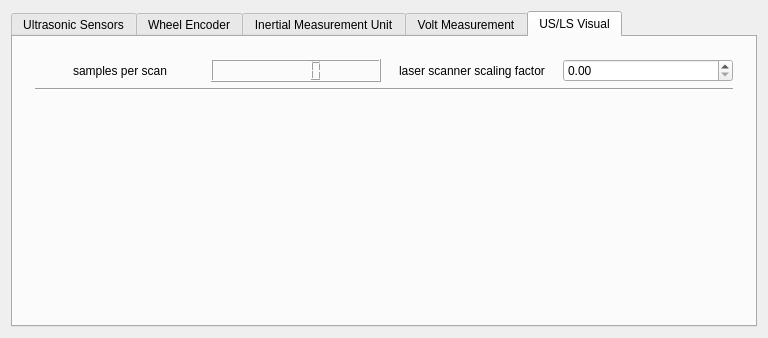
<?xml version="1.0" encoding="UTF-8"?>
<ui version="4.0">
 <class>SensorVisualizationUi</class>
 <widget class="QWidget" name="SensorVisualizationUi">
  <property name="geometry">
   <rect>
    <x>0</x>
    <y>0</y>
    <width>768</width>
    <height>327</height>
   </rect>
  </property>
  <property name="windowTitle">
   <string>Widget</string>
  </property>
  <layout class="QVBoxLayout" name="verticalLayout">
   <item>
    <widget class="QTabWidget" name="tabWidget">
     <property name="currentIndex">
      <number>4</number>
     </property>
     <widget class="QWidget" name="tab">
      <attribute name="title">
       <string>Ultrasonic Sensors</string>
      </attribute>
      <layout class="QGridLayout" name="gridLayout">
       <item row="0" column="6">
        <widget class="QLabel" name="label_us_sr">
         <property name="font">
          <font>
           <pointsize>12</pointsize>
           <weight>75</weight>
           <italic>true</italic>
           <bold>true</bold>
          </font>
         </property>
         <property name="text">
          <string>Side Right</string>
         </property>
         <property name="alignment">
          <set>Qt::AlignCenter</set>
         </property>
        </widget>
       </item>
       <item row="1" column="0">
        <widget class="QLabel" name="label_us_r_distance">
         <property name="text">
          <string>Distance [cm]</string>
         </property>
        </widget>
       </item>
       <item row="0" column="1">
        <widget class="QLabel" name="label_us_sl">
         <property name="font">
          <font>
           <pointsize>12</pointsize>
           <weight>75</weight>
           <italic>true</italic>
           <bold>true</bold>
          </font>
         </property>
         <property name="text">
          <string>Side Left</string>
         </property>
         <property name="alignment">
          <set>Qt::AlignCenter</set>
         </property>
        </widget>
       </item>
       <item row="1" column="5">
        <widget class="QLCDNumber" name="lcdNumber_us_rcr"/>
       </item>
       <item row="0" column="3">
        <widget class="QLabel" name="label_us_rcl">
         <property name="font">
          <font>
           <pointsize>12</pointsize>
           <weight>75</weight>
           <italic>true</italic>
           <bold>true</bold>
          </font>
         </property>
         <property name="text">
          <string>Rear Left</string>
         </property>
         <property name="alignment">
          <set>Qt::AlignCenter</set>
         </property>
        </widget>
       </item>
       <item row="2" column="1">
        <widget class="QLCDNumber" name="lcdNumber_us_update_sl"/>
       </item>
       <item row="2" column="6">
        <widget class="QLCDNumber" name="lcdNumber_us_update_sr"/>
       </item>
       <item row="1" column="6">
        <widget class="QLCDNumber" name="lcdNumber_us_sr"/>
       </item>
       <item row="2" column="5">
        <widget class="QLCDNumber" name="lcdNumber_us_update_rcr"/>
       </item>
       <item row="0" column="4">
        <widget class="QLabel" name="label_us_rc">
         <property name="font">
          <font>
           <pointsize>12</pointsize>
           <weight>75</weight>
           <italic>true</italic>
           <bold>true</bold>
          </font>
         </property>
         <property name="text">
          <string>Rear Center</string>
         </property>
         <property name="alignment">
          <set>Qt::AlignCenter</set>
         </property>
        </widget>
       </item>
       <item row="0" column="5">
        <widget class="QLabel" name="label_us_rcr">
         <property name="font">
          <font>
           <pointsize>12</pointsize>
           <weight>75</weight>
           <italic>true</italic>
           <bold>true</bold>
          </font>
         </property>
         <property name="text">
          <string>Rear Right</string>
         </property>
         <property name="alignment">
          <set>Qt::AlignCenter</set>
         </property>
        </widget>
       </item>
       <item row="2" column="0">
        <widget class="QLabel" name="label_us_r_updaterate">
         <property name="text">
          <string>Update Rate [Hz]</string>
         </property>
        </widget>
       </item>
       <item row="1" column="4">
        <widget class="QLCDNumber" name="lcdNumber_us_rc"/>
       </item>
       <item row="2" column="4">
        <widget class="QLCDNumber" name="lcdNumber_us_update_rc"/>
       </item>
       <item row="2" column="3">
        <widget class="QLCDNumber" name="lcdNumber_us_update_rcl"/>
       </item>
       <item row="1" column="3">
        <widget class="QLCDNumber" name="lcdNumber_us_rcl"/>
       </item>
       <item row="1" column="1">
        <widget class="QLCDNumber" name="lcdNumber_us_sl"/>
       </item>
      </layout>
     </widget>
     <widget class="QWidget" name="tab_2">
      <attribute name="title">
       <string>Wheel Encoder</string>
      </attribute>
      <layout class="QGridLayout" name="gridLayout_2">
       <item row="1" column="2">
        <widget class="QLCDNumber" name="lcdNumber_wheel_right_count"/>
       </item>
       <item row="2" column="1">
        <widget class="QLCDNumber" name="lcdNumber_wheel_left_direction"/>
       </item>
       <item row="1" column="1">
        <widget class="QLCDNumber" name="lcdNumber_wheel_left_count"/>
       </item>
       <item row="0" column="1">
        <widget class="QLabel" name="label_wheel_left">
         <property name="font">
          <font>
           <pointsize>14</pointsize>
           <weight>75</weight>
           <italic>true</italic>
           <bold>true</bold>
          </font>
         </property>
         <property name="text">
          <string>Left</string>
         </property>
         <property name="alignment">
          <set>Qt::AlignCenter</set>
         </property>
        </widget>
       </item>
       <item row="2" column="0">
        <widget class="QLabel" name="label_wheel_direction">
         <property name="font">
          <font>
           <pointsize>16</pointsize>
           <weight>75</weight>
           <italic>true</italic>
           <bold>true</bold>
          </font>
         </property>
         <property name="text">
          <string>Direction</string>
         </property>
        </widget>
       </item>
       <item row="2" column="2">
        <widget class="QLCDNumber" name="lcdNumber_wheel_right_direction"/>
       </item>
       <item row="0" column="2">
        <widget class="QLabel" name="label_wheel_right">
         <property name="font">
          <font>
           <pointsize>14</pointsize>
           <weight>75</weight>
           <italic>true</italic>
           <bold>true</bold>
          </font>
         </property>
         <property name="text">
          <string>Right</string>
         </property>
         <property name="alignment">
          <set>Qt::AlignCenter</set>
         </property>
        </widget>
       </item>
       <item row="1" column="0">
        <widget class="QLabel" name="label_wheel_count">
         <property name="font">
          <font>
           <pointsize>16</pointsize>
           <weight>75</weight>
           <italic>true</italic>
           <bold>true</bold>
          </font>
         </property>
         <property name="text">
          <string>Count</string>
         </property>
        </widget>
       </item>
       <item row="3" column="0">
        <widget class="QLabel" name="label_wheel_update">
         <property name="font">
          <font>
           <pointsize>16</pointsize>
           <weight>75</weight>
           <italic>true</italic>
           <bold>true</bold>
          </font>
         </property>
         <property name="text">
          <string>Update Rate [Hz]</string>
         </property>
        </widget>
       </item>
       <item row="3" column="1">
        <widget class="QLCDNumber" name="lcdNumber_wheel_update_left"/>
       </item>
       <item row="3" column="2">
        <widget class="QLCDNumber" name="lcdNumber_wheel_update_right"/>
       </item>
      </layout>
     </widget>
     <widget class="QWidget" name="tab_3">
      <attribute name="title">
       <string>Inertial Measurement Unit</string>
      </attribute>
      <layout class="QGridLayout" name="gridLayout_3">
       <item row="1" column="2">
        <widget class="QLCDNumber" name="lcdNumber_imu_angular_x"/>
       </item>
       <item row="1" column="0">
        <widget class="QLabel" name="label_imu_x">
         <property name="font">
          <font>
           <pointsize>20</pointsize>
           <weight>75</weight>
           <italic>true</italic>
           <bold>true</bold>
          </font>
         </property>
         <property name="text">
          <string>X</string>
         </property>
         <property name="alignment">
          <set>Qt::AlignCenter</set>
         </property>
        </widget>
       </item>
       <item row="1" column="1">
        <widget class="QLCDNumber" name="lcdNumber_imu_acc_x"/>
       </item>
       <item row="2" column="1">
        <widget class="QLCDNumber" name="lcdNumber_imu_acc_y"/>
       </item>
       <item row="3" column="1">
        <widget class="QLCDNumber" name="lcdNumber_imu_acc_z"/>
       </item>
       <item row="2" column="2">
        <widget class="QLCDNumber" name="lcdNumber_imu_angular_y"/>
       </item>
       <item row="1" column="3">
        <widget class="QLCDNumber" name="lcdNumber_imu_mag_x"/>
       </item>
       <item row="0" column="3">
        <widget class="QLabel" name="label_imu_mag">
         <property name="font">
          <font>
           <pointsize>14</pointsize>
           <weight>75</weight>
           <italic>true</italic>
           <bold>true</bold>
          </font>
         </property>
         <property name="text">
          <string>Magnetometer [mG]</string>
         </property>
        </widget>
       </item>
       <item row="2" column="0">
        <widget class="QLabel" name="label_imu_y">
         <property name="font">
          <font>
           <pointsize>20</pointsize>
           <weight>75</weight>
           <italic>true</italic>
           <bold>true</bold>
          </font>
         </property>
         <property name="text">
          <string>Y</string>
         </property>
         <property name="alignment">
          <set>Qt::AlignCenter</set>
         </property>
        </widget>
       </item>
       <item row="3" column="0">
        <widget class="QLabel" name="label_imu_z">
         <property name="font">
          <font>
           <pointsize>20</pointsize>
           <weight>75</weight>
           <italic>true</italic>
           <bold>true</bold>
          </font>
         </property>
         <property name="text">
          <string>Z</string>
         </property>
         <property name="alignment">
          <set>Qt::AlignCenter</set>
         </property>
        </widget>
       </item>
       <item row="0" column="2">
        <widget class="QLabel" name="label_imu_angular">
         <property name="font">
          <font>
           <pointsize>14</pointsize>
           <weight>75</weight>
           <italic>true</italic>
           <bold>true</bold>
          </font>
         </property>
         <property name="text">
          <string>Angular Rate [deg/s]</string>
         </property>
        </widget>
       </item>
       <item row="2" column="3">
        <widget class="QLCDNumber" name="lcdNumber_imu_mag_y"/>
       </item>
       <item row="3" column="2">
        <widget class="QLCDNumber" name="lcdNumber_imu_angular_z"/>
       </item>
       <item row="3" column="3">
        <widget class="QLCDNumber" name="lcdNumber_imu_mag_z"/>
       </item>
       <item row="0" column="1">
        <widget class="QLabel" name="label_imu_acc">
         <property name="font">
          <font>
           <pointsize>14</pointsize>
           <weight>75</weight>
           <italic>true</italic>
           <bold>true</bold>
          </font>
         </property>
         <property name="text">
          <string>Acceleration [g]</string>
         </property>
        </widget>
       </item>
       <item row="4" column="1" colspan="3">
        <widget class="QLCDNumber" name="lcdNumber_imu_update"/>
       </item>
       <item row="4" column="0">
        <widget class="QLabel" name="label_imu_update">
         <property name="font">
          <font>
           <pointsize>12</pointsize>
           <weight>75</weight>
           <italic>true</italic>
           <bold>true</bold>
          </font>
         </property>
         <property name="text">
          <string>Update Rate [Hz]</string>
         </property>
         <property name="alignment">
          <set>Qt::AlignCenter</set>
         </property>
        </widget>
       </item>
      </layout>
     </widget>
     <widget class="QWidget" name="tab_5">
      <attribute name="title">
       <string>Volt Measurement</string>
      </attribute>
      <layout class="QGridLayout" name="gridLayout_5">
       <item row="5" column="2">
        <widget class="QLabel" name="label_sensors_cell4">
         <property name="text">
          <string>Cell 4 [mV]</string>
         </property>
        </widget>
       </item>
       <item row="1" column="0">
        <widget class="QLabel" name="label_volt_actuator_overall">
         <property name="text">
          <string>Overall [mV]</string>
         </property>
        </widget>
       </item>
       <item row="3" column="2">
        <widget class="QLabel" name="label_sensors_cell2">
         <property name="text">
          <string>Cell 2 [mV]</string>
         </property>
        </widget>
       </item>
       <item row="2" column="2">
        <widget class="QLabel" name="label_sensors_cell1">
         <property name="text">
          <string>Cell 1 [mV]</string>
         </property>
        </widget>
       </item>
       <item row="2" column="3">
        <widget class="QLCDNumber" name="lcdNumber_sensors_cell1"/>
       </item>
       <item row="4" column="2">
        <widget class="QLabel" name="label_sensors_cell3">
         <property name="text">
          <string>Cell 3 [mV]</string>
         </property>
        </widget>
       </item>
       <item row="3" column="3">
        <widget class="QLCDNumber" name="lcdNumber_sensors_cell2"/>
       </item>
       <item row="7" column="2">
        <widget class="QLabel" name="label_sensors_cell6">
         <property name="text">
          <string>Cell 6 [mV]</string>
         </property>
        </widget>
       </item>
       <item row="1" column="1">
        <widget class="QLCDNumber" name="lcdNumber_volt_actuator_overall"/>
       </item>
       <item row="6" column="2">
        <widget class="QLabel" name="label_sensors_cell5">
         <property name="text">
          <string>Cell 5 [mV]</string>
         </property>
        </widget>
       </item>
       <item row="1" column="3">
        <widget class="QLCDNumber" name="lcdNumber_volt_sensors_overall"/>
       </item>
       <item row="9" column="2" colspan="2">
        <widget class="QLCDNumber" name="lcdNumber_volt_update"/>
       </item>
       <item row="2" column="0">
        <widget class="QLabel" name="label_actuator_cell1">
         <property name="text">
          <string>Cell 1 [mV]</string>
         </property>
        </widget>
       </item>
       <item row="0" column="0">
        <widget class="QLabel" name="label_volt_actuator">
         <property name="font">
          <font>
           <pointsize>14</pointsize>
           <weight>75</weight>
           <italic>true</italic>
           <bold>true</bold>
          </font>
         </property>
         <property name="text">
          <string>Actuator</string>
         </property>
        </widget>
       </item>
       <item row="0" column="2" colspan="2">
        <widget class="QLabel" name="label_volt_sensors">
         <property name="font">
          <font>
           <pointsize>14</pointsize>
           <weight>75</weight>
           <italic>true</italic>
           <bold>true</bold>
          </font>
         </property>
         <property name="text">
          <string>Sensors/Pc</string>
         </property>
        </widget>
       </item>
       <item row="3" column="0">
        <widget class="QLabel" name="label_actuator_cell2">
         <property name="text">
          <string>Cell 2 [mV]</string>
         </property>
        </widget>
       </item>
       <item row="2" column="1">
        <widget class="QLCDNumber" name="lcdNumber_actuator_cell1"/>
       </item>
       <item row="3" column="1">
        <widget class="QLCDNumber" name="lcdNumber_actuator_cell2"/>
       </item>
       <item row="9" column="0" colspan="2">
        <widget class="QLabel" name="label_volt_update">
         <property name="text">
          <string>Update Rate [Hz]</string>
         </property>
         <property name="alignment">
          <set>Qt::AlignCenter</set>
         </property>
        </widget>
       </item>
       <item row="1" column="2">
        <widget class="QLabel" name="label_volt_sensors_overall">
         <property name="text">
          <string>Overall [mV]</string>
         </property>
        </widget>
       </item>
       <item row="7" column="3">
        <widget class="QLCDNumber" name="lcdNumber_sensors_cell6"/>
       </item>
       <item row="4" column="3">
        <widget class="QLCDNumber" name="lcdNumber_sensors_cell3"/>
       </item>
       <item row="5" column="3">
        <widget class="QLCDNumber" name="lcdNumber_sensors_cell4"/>
       </item>
       <item row="6" column="3">
        <widget class="QLCDNumber" name="lcdNumber_sensors_cell5"/>
       </item>
       <item row="8" column="0" colspan="4">
        <widget class="Line" name="line">
         <property name="orientation">
          <enum>Qt::Horizontal</enum>
         </property>
        </widget>
       </item>
      </layout>
     </widget>
     <widget class="QWidget" name="tab_6">
      <attribute name="title">
       <string>US/LS Visual</string>
      </attribute>
      <layout class="QHBoxLayout" name="horizontalLayout">
       <item>
        <widget class="uswidget" name="us_widget" native="true">
         <layout class="QGridLayout" name="gridLayout_6">
          <item row="1" column="0" colspan="4">
           <widget class="Line" name="line_2">
            <property name="orientation">
             <enum>Qt::Horizontal</enum>
            </property>
           </widget>
          </item>
          <item row="0" column="0">
           <widget class="QLabel" name="label_ls_samples">
            <property name="text">
             <string>samples per scan</string>
            </property>
            <property name="alignment">
             <set>Qt::AlignCenter</set>
            </property>
           </widget>
          </item>
          <item row="0" column="1">
           <widget class="QLCDNumber" name="lcdNumber_ls_samples"/>
          </item>
          <item row="0" column="3">
           <widget class="QDoubleSpinBox" name="doubleSpinBox_ls_max_dist"/>
          </item>
          <item row="0" column="2">
           <widget class="QLabel" name="label_ls_max_dist">
            <property name="text">
             <string>laser scanner scaling factor</string>
            </property>
            <property name="alignment">
             <set>Qt::AlignCenter</set>
            </property>
           </widget>
          </item>
          <item row="2" column="0">
           <spacer name="verticalSpacer">
            <property name="orientation">
             <enum>Qt::Vertical</enum>
            </property>
            <property name="sizeHint" stdset="0">
             <size>
              <width>20</width>
              <height>40</height>
             </size>
            </property>
           </spacer>
          </item>
         </layout>
        </widget>
       </item>
      </layout>
     </widget>
    </widget>
   </item>
  </layout>
 </widget>
 <layoutdefault spacing="6" margin="11"/>
 <customwidgets>
  <customwidget>
   <class>uswidget</class>
   <extends>QWidget</extends>
   <header>uswidget.h</header>
   <container>1</container>
  </customwidget>
 </customwidgets>
 <resources/>
 <connections/>
</ui>
